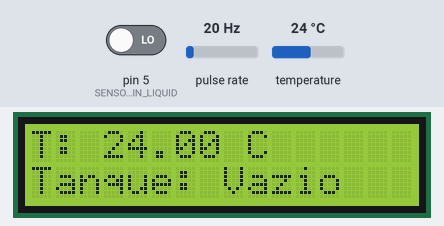
The sketch below on a simulated Arduino Uno, built with avr-gcc and run on an emulated ATmega328P. Shown: 16×2 character LCD. Wiring (inferred from the names in the program): pulse sensor: data pin 3. The test bench sets the inputs (shaded band); at power-on: pulse rate 20 Hz, pin 5 (SENSOR_PIN_LIQUID) LOW, temperature 24 °C. What the sketch prints to the serial monitor is not drawn.

Above: at 1.2 s.
1.3 s: pulse rate (sensor on pin 3) set to 4 Hz
At 4.6 s:
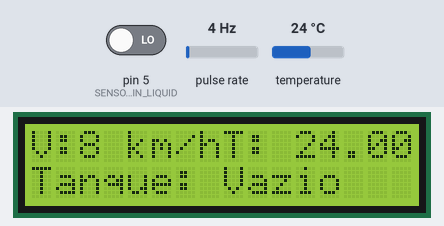
4.9 s: pin 5 (SENSOR_PIN_LIQUID) driven HIGH
At 7.2 s:
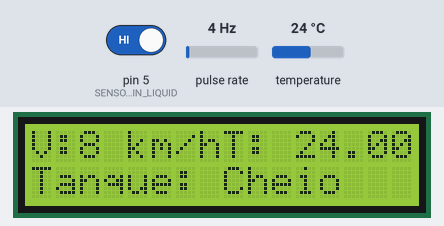
7.5 s: pulse rate (sensor on pin 3) set to 196 Hz
At 8.4 s:
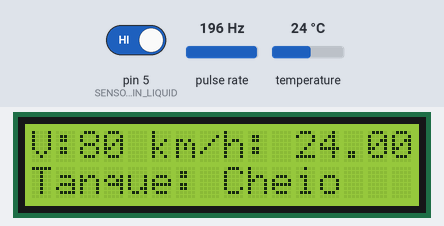
11.4 s: pulse rate (sensor on pin 3) set to 50 Hz
At 13.6 s:
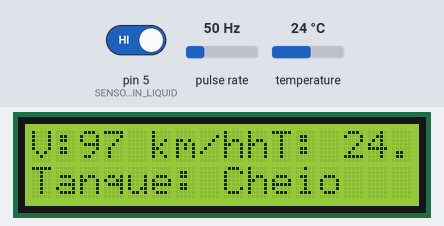
15.3 s: temperature set to 12 °C
At 17.0 s:
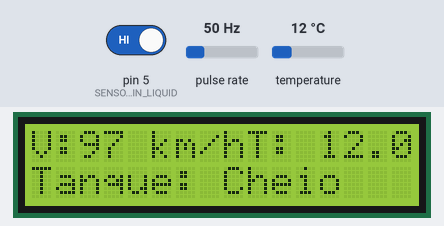
19.7 s: temperature set to 19 °C
At 20.8 s:
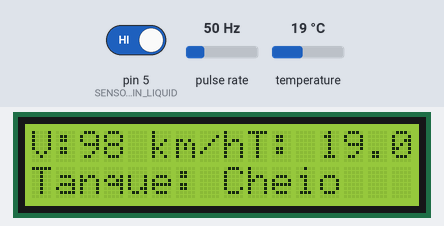
Timing chart, 0 to 22.7 s (numbered marks = the images above; inputs shaded):
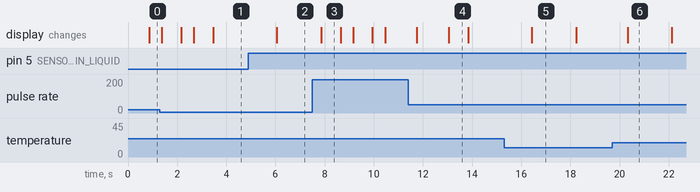

Measured:
- after the input at 1.3 s, the display: first differs from a run without the input after 1.4 s (image 1 shows a later state)
- after the input at 4.9 s, the display: changes after 1.2 s (image 2)
- after the input at 7.5 s, the display: changes after 0.36 s (image 3)
- after the input at 11.4 s, the display: first changes after 0.35 s (image 4 shows a later state)
- after the input at 15.3 s, the display: changes after 1.1 s (image 5)
- after the input at 19.7 s, the display: changes after 0.62 s (image 6)
- what the display in image 3 shows lasts 0.7 s, from 7.9 s to 8.6 s

The sketch:

BumbaMeuBaja-NoSensor.ino
```cpp
#include <OneWire.h>
#include <DallasTemperature.h>
#include <Wire.h>
#include <LiquidCrystal_I2C.h>  // Inclui a biblioteca do LCD I2C

// Definir o pino de dados do DS18B20
#define ONE_WIRE_BUS 2  // Pino de dados conectado ao pino digital 2 do Arduino
#define SENSOR_PIN_SPEED 3  // Pino do sensor de velocidade
#define SENSOR_PIN_LIQUID 5  // Pino do sensor de líquido

// Criar o objeto OneWire para comunicar com o sensor
OneWire oneWire(ONE_WIRE_BUS);
DallasTemperature sensors(&oneWire);

// Inicializa o display LCD com o endereço I2C e tamanho 16x2
LiquidCrystal_I2C lcd(0x27, 16, 2);  // Altere o endereço se necessário

volatile int pulseCount = 0;  // Contador de pulsos
unsigned long lastTime = 0;    // Último tempo medido
float speed = 0.0;             // Velocidade em m/s
int liquidSensorState = 0;     // Variável para armazenar o estado do sensor de líquido

void setup() {
    Serial.begin(9600);  // Inicializa a comunicação serial a 9600 bps
    pinMode(SENSOR_PIN_SPEED, INPUT);  // Configura o pino do sensor de velocidade como entrada
    pinMode(SENSOR_PIN_LIQUID, INPUT);  // Configura o pino do sensor de líquido como entrada
    attachInterrupt(digitalPinToInterrupt(SENSOR_PIN_SPEED), countPulse, RISING);  // Configura interrupção para contar pulsos
    sensors.begin();  // Inicia a biblioteca de sensores de temperatura
    lcd.begin();      // Inicializa o LCD
    lcd.backlight();  // Ativa o fundo do LCD
}

void loop() {
    // Chama as funções dos sensores
    readSpeedSensor();
    readTemperatureSensor();
    readLiquidSensor();


    delay(500);  // Atraso de 500 ms
}

void readSpeedSensor() {
    unsigned long currentTime = millis();  // Obtém o tempo atual em milissegundos

    // A cada 1000 ms (1 segundo), calcule a velocidade
    if (currentTime - lastTime >= 1000) {
        // Cálculo da distância percorrida em metros
        float distance = (pulseCount / 4.0) * (PI * (21 * 0.0254));  // Atualiza para 1.675 metros
        speed = distance;  // Velocidade em m/s

        // Conversão de m/s para km/h
        speed = speed * 3.6; // km/h

        // Arredondar a velocidade para um número inteiro
        int speedInt = static_cast<int>(round(speed));

        // Exibe a velocidade no LCD
        lcd.setCursor(0, 0);  // Move o cursor para a primeira linha
        lcd.print("V:");
        lcd.print(speedInt);  // Imprime a velocidade como número inteiro
        lcd.print(" km/h");    // Imprime a unidade

        // Resetar contadores
        pulseCount = 0;  // Reseta o contador de pulsos
        lastTime = currentTime;  // Atualiza o último tempo
    }
}

void countPulse() {
    pulseCount++;  // Incrementa o contador de pulsos
}

void readLiquidSensor() {
    liquidSensorState = digitalRead(SENSOR_PIN_LIQUID);  // Lê o estado do sensor de líquido

    // Exibe o estado do sensor no LCD
    lcd.setCursor(0, 1);  // Move o cursor para a segunda linha
    if (liquidSensorState == HIGH) {
        lcd.print("Tanque: Cheio");  // O nível de líquido foi detectado
    } else {
        lcd.print("Tanque: Vazio");  // Nenhum líquido detectado
    }
}

void readTemperatureSensor() {
    // Solicitar que os sensores façam a leitura de temperatura
    sensors.requestTemperatures();

    // Imprimir a temperatura do sensor (em graus Celsius)
    float temperature = sensors.getTempCByIndex(0);  // O '0' indica que estamos lendo o primeiro sensor DS18B20

    Serial.print("");
    Serial.print(temperature);  // Imprime a temperatura
    Serial.println(" C");

    // Aqui você pode decidir se deseja exibir a temperatura no LCD ou apenas no Serial
    // Se quiser exibir no LCD, adicione o seguinte:
    lcd.print("T: ");   // Imprime "Temp:"
    lcd.print(temperature); // Exibe a temperatura
    lcd.print(" C ");      // Imprime a unidade
}
```
